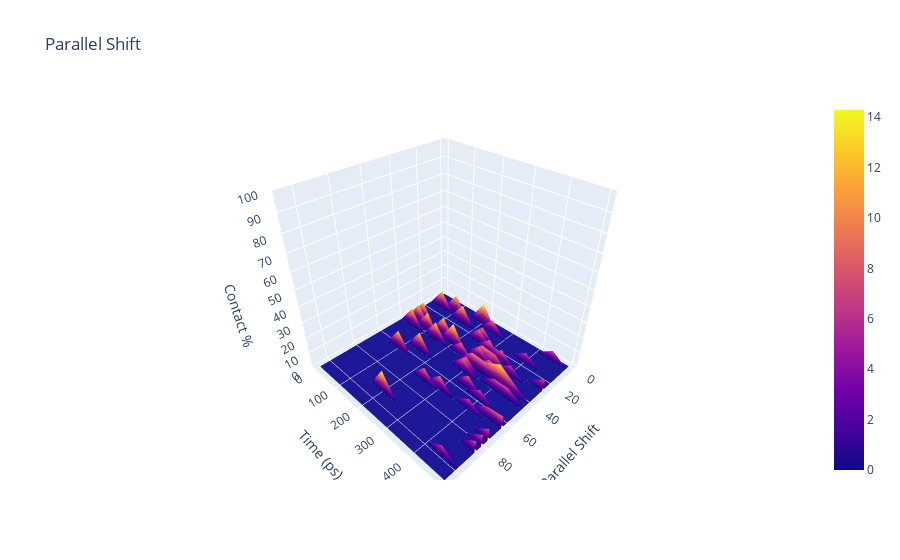

Notebook code cell kept with this figure:
### Code cell
trj_prod.plot3d_parallel()

### Figure 1 — Plotly figure (JSON) as saved in the notebook; plotly's stock layout.template omitted (floating-point values rounded to 4 significant figures; data arrays with more than 128 entries replaced by an {"elided": "..."} marker saying what was removed)
{"data": [{"type": "surface", "x": [0, 1, 2, 3, 4, 5, 6, 7, 8, 9, 10, 11, 12, 13, 14, 15, 16, 17, 18, 19, 20, 21, 22, 23, 24, 25, 26, 27, 28, 29, 30, 31, 32, 33, 34, 35, 36, 37, 38, 39, 40, 41, 42, 43, 44, 45, 46, 47, 48, 49, 50, 51, 52, 53, 54, 55, 56, 57, 58, 59, 60, 61, 62, 63, 64, 65, 66, 67, 68, 69, 70, 71, 72, 73, 74, 75, 76, 77, 78, 79, 80, 81, 82, 83, 84, 85, 86, 87, 88, 89, 90, 91, 92, 93, 94, 95, 96, 97, 98, 99, 100, 101, 102, 103, 104, 105, 106, 107], "y": [0, 50, 100, 150, 200, 250, 300, 350, 400, 448.8, 498.8], "z": {"elided": "11x108 float values"}}], "layout": {"autosize": true, "scene": {"xaxis": {"title": {"text": "Parallel Shift"}}, "yaxis": {"title": {"text": "Time (ps)"}}, "zaxis": {"nticks": 20, "range": [0, 100], "title": {"text": "Contact %"}}}, "title": {"text": "Parallel Shift"}}}
